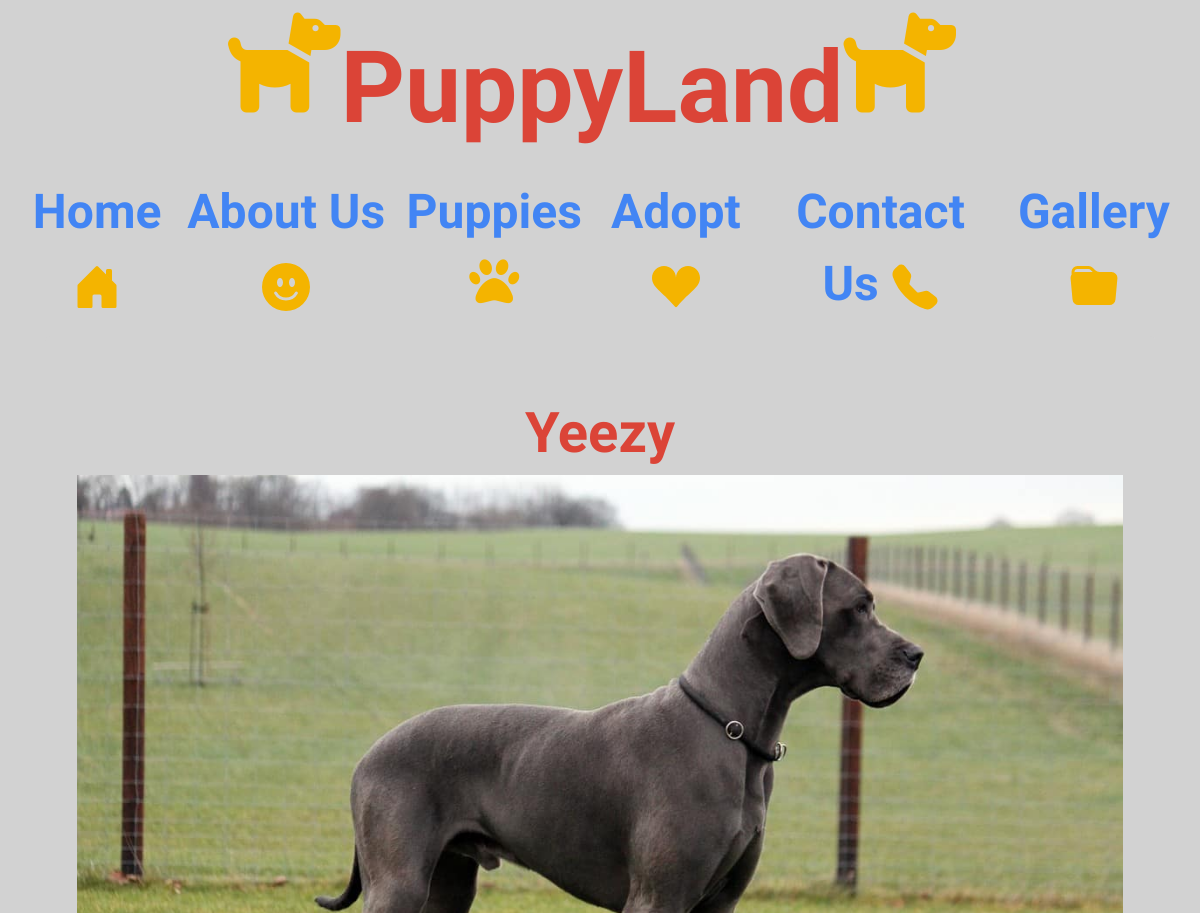
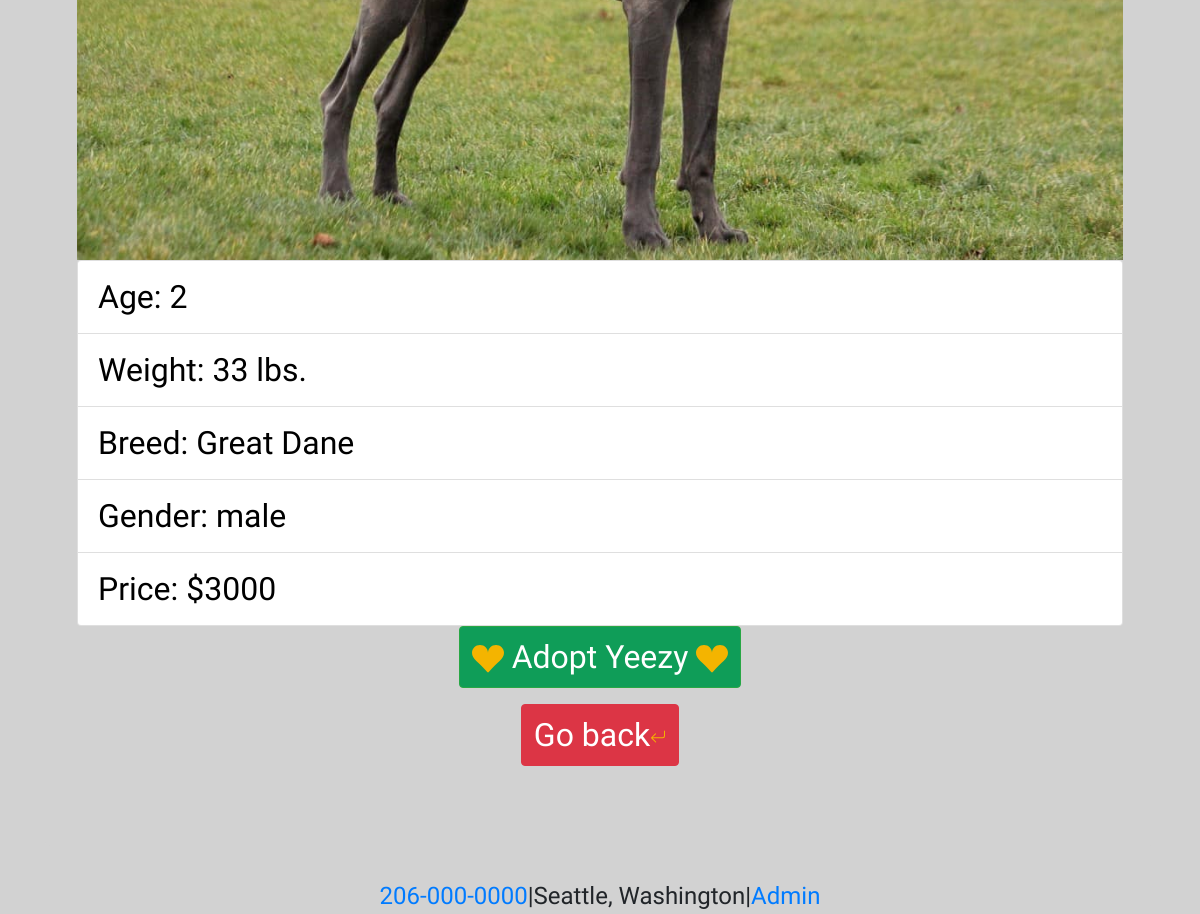
Page /dog8 on the committed database (2 pictures, top to bottom).
### main/models.py (models this page shows, shortened)
class Dog(models.Model):
    dog_name = models.CharField(max_length=255)
    dog_breed = models.CharField(max_length=255)
    dog_gender = models.CharField(default = 000, max_length = 20)
    dog_weight = models.IntegerField()
    dog_age=models.CharField(default=0, max_length=200)
    dog_price=models.IntegerField(default=3000)
    img = models.FileField(default=None,null=True)
    created_at = models.DateTimeField(auto_now_add=True)
    updated_at = models.DateTimeField(auto_now=True)
    objects= DogManager()

### main/views.py (the view)
# urls.py: path('dog<int:num>',views.viewdog)
def viewdog(request,num):
    pup= Dog.objects.get(id=num)
    form= ImageForm(request.POST or None, request.FILES or None)
    context={
        'form': form,
        'pup': pup
    }
    return render(request,'dog.html',context)

### main/templates/dog.html (shortened to what this page needs)
<!DOCTYPE html>
<html lang="en">
<head>
    <link rel="stylesheet" href="https://stackpath.bootstrapcdn.com/bootstrap/4.4.1/css/bootstrap.min.css">
    <link rel="stylesheet" href="static/css/style.css">
</head>
<body>
    <div class="fluid-container">
        <nav class="navbar navbar-expand-lg navbar-dark bg-primary">
            <a class="navbar-brand" href="/"><i class='fas fa-dog' style='font-size:100px'></i> PuppyLand <i
                    class='fas fa-dog' style='font-size:100px'></i></a>
            <div class="collapse navbar-collapse" id="navbarNavAltMarkup">
                <div class="navbar-nav">
                    <a class="nav-link" href="/"> Home <span class="sr-only">(current)</span></a>
                    <a class="nav-link" href="/aboutus"> About Us </a>
                    <a class="nav-link" href="/puppies"> Puppies <i class='fas fa-paw' style='font-size:50px'></i></a>
                    <a class="nav-link" href="/adopt"> Adopt <svg xmlns="http://www.w3.org/2000/svg" width="1em"
                            height="1em" fill="currentColor" class="bi bi-suit-heart-fill" viewBox="0 0 16 16">
                            <path
                                d="M4 1c2.21 0 4 1.755 4 3.92C8 2.755 9.79 1 12 1s4 1.755 4 3.92c0 3.263-3.234 4.414-7.608 9.608a.513.513 0 0 1-.784 0C3.234 9.334 0 8.183 0 4.92 0 2.755 1.79 1 4 1z" />
                        </svg> </a>
                    <a class="nav-link" href="/contactus"> Contact Us </a>
                    <a class="nav-link" href="gallery"> Gallery </a>
                </div>
            </div>
        </nav>
        <div class="container">
            <div class="jumbotron">
                <h1 class="display-4">{{pup.dog_name}}</h1>
                <img class="img-fluid" src="{{MEDIA_URL}}{{pup.img}}" alt="">
                <ul class="list-group">
                    <li class="list-group-item">Age: {{pup.dog_age}}</li>
                    <li class="list-group-item">Weight: {{pup.dog_weight}} lbs.</li>
                    <li class="list-group-item">Breed: {{pup.dog_breed}}</li>
                    <li class="list-group-item">Gender: {{pup.dog_gender}}</li>
                    <li class="list-group-item">Price: ${{pup.dog_price}}</li>
                </ul>
                <p class="lead">
                    <a class="btn btn-success" href="/adopt" role="button"><svg xmlns="http://www.w3.org/2000/svg" width="1em" height="1em" fill="currentColor" class="bi bi-suit-heart-fill" viewBox="0 0 16 16">
                        <path d="M4 1c2.21 0 4 1.755 4 3.92C8 2.755 9.79 1 12 1s4 1.755 4 3.92c0 3.263-3.234 4.414-7.608 9.608a.513.513 0 0 1-.784 0C3.234 9.334 0 8.183 0 4.92 0 2.755 1.79 1 4 1z"/>
                      </svg> Adopt {{pup.dog_name}} <svg xmlns="http://www.w3.org/2000/svg" width="1em" height="1em" fill="currentColor" class="bi bi-suit-heart-fill" viewBox="0 0 16 16">
                        <path d="M4 1c2.21 0 4 1.755 4 3.92C8 2.755 9.79 1 12 1s4 1.755 4 3.92c0 3.263-3.234 4.414-7.608 9.608a.513.513 0 0 1-.784 0C3.234 9.334 0 8.183 0 4.92 0 2.755 1.79 1 4 1z"/>
                      </svg></a>
                </p>
                <p class="lead">
                    <a class="btn btn-danger" style="font-size: xx-large" href="/puppies" role="button">Go back</a>
                </p>
            </div>
        </div>
    </div>
    <footer class="footer"> <a href="tel:2060000000">206-000-0000</a>|Seattle, Washington|<a href="/admin">Admin</a>
    </footer>
</body>
</html>

### main/static/css/style.css (style rules this page uses)
a.navbar-brand { font-family: 'Sofia', cursive !important; font-size: 100px; display: flex; justify-content: center; color: #DB4437!important; font-weight: 999; }
ul.list-group { font-size: xx-large; }
nav { justify-content: center; display: flex; }
.nav-link { font-family: 'Sofia', cursive !important ; font-size: xxx-large; display: block; font-weight: 999; color: blue !important; }
body { background-color: #d2d2d2; }
.navbar { display: block; color: blue !important; background-color: #d2d2d2 !important; }
.navbar .navbar-nav { float: none; background-color:#d2d2d2!important }
.navbar .navbar-collapse { text-align: center; justify-content: center; }
.display-4 { display: flex; justify-content: center; font-weight: 999; color: #DB4437; }
p { display: flex; justify-content: center; font-size: xxx-large; }
.jumbotron { font-family: 'Sofia', cursive !important; background-color:#d2d2d2; color: black; justify-content: center; }
.navbar-nav .nav-link { color: #4285F4 !important; }
svg { color: #F4B400!important; }
i { color: #F4B400!important; }
.container { display:flex; justify-content: center; }
.footer { display:flex; justify-content: center; font-size: x-large; font-family:'Sofia', cursive !important; }
.btn-success { background-color: #0F9D58 !important; font-size: xx-large; }

### rows in the picture
Dog: dog_name "Yeezy", img (picture), dog_age "2", dog_weight "33", dog_breed "Great Dane", dog_gender "male", dog_price "3000"
